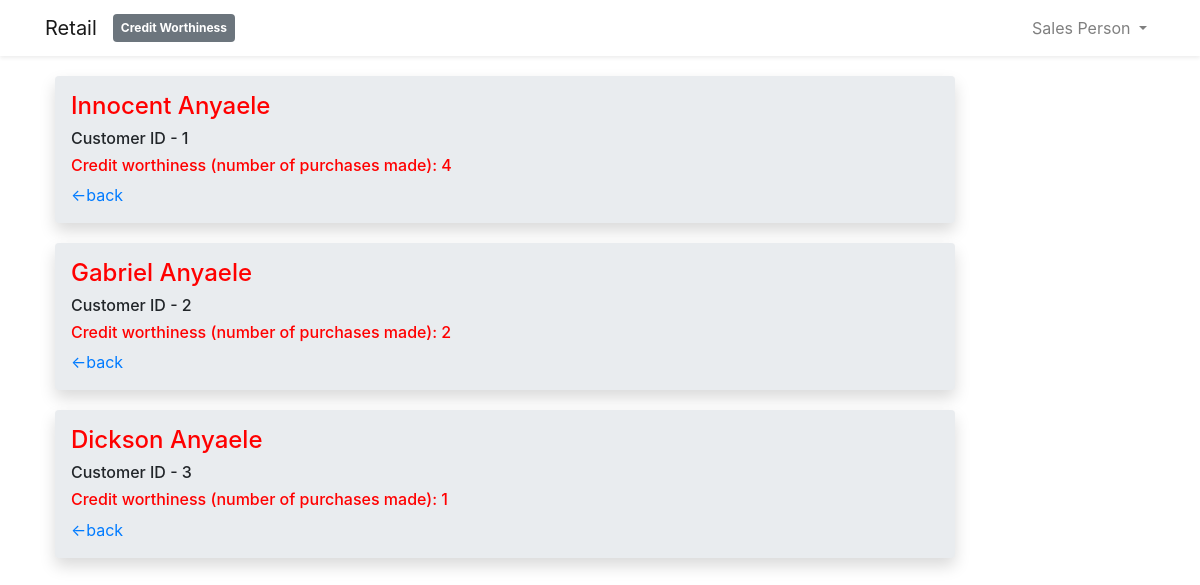
/views/creditworthiness.php (signed in), run on the app's committed database.
### tables this page shows
CREATE TABLE `customer` (
  `customer_id` int(11) NOT NULL,
  `name` text NOT NULL,
  `email` text NOT NULL,
  `phone` text NOT NULL,
  `credit_worthiness` int(11) NOT NULL DEFAULT 0
);

### views/creditworthiness.php (the view, shortened to what this page needs)
<?php
include ('../includes/tags.php');
include ('../includes/nav.php');
?>
<body>
<div class="container">
<?php
include ('../includes/conn.php');
$check = mysqli_query($conn,("SELECT * FROM `customer`"));
while ($row = mysqli_fetch_assoc($check)){
?>
<div class="jumbotron text-left shadow p-3 mb-3 rounded" style="margin-top: 20px; margin-left:10px; width: 900px;">
    <h4 style="color: red;"><?php echo $row['name'];  ?></h4>
    <h6>Customer ID -  <?php echo $row['customer_id'];  ?></h6>
    <h6 style="color: red;">Credit worthiness (number of purchases made): <?php echo $row['credit_worthiness'];  ?></h6>
    <a style="margin-right: 1-px;" href="admin.php"><-back</a>
</div>
<?php
}
?>
</div>
</body>
</html>

### data on the page
customer: name "Innocent Anyaele", customer_id "1", credit_worthiness "4"
customer: name "Gabriel Anyaele", customer_id "2", credit_worthiness "2"
customer: name "Dickson Anyaele", customer_id "3", credit_worthiness "1"

### other printed values
$process "Credit Worthiness"
$position "Sales Person"
